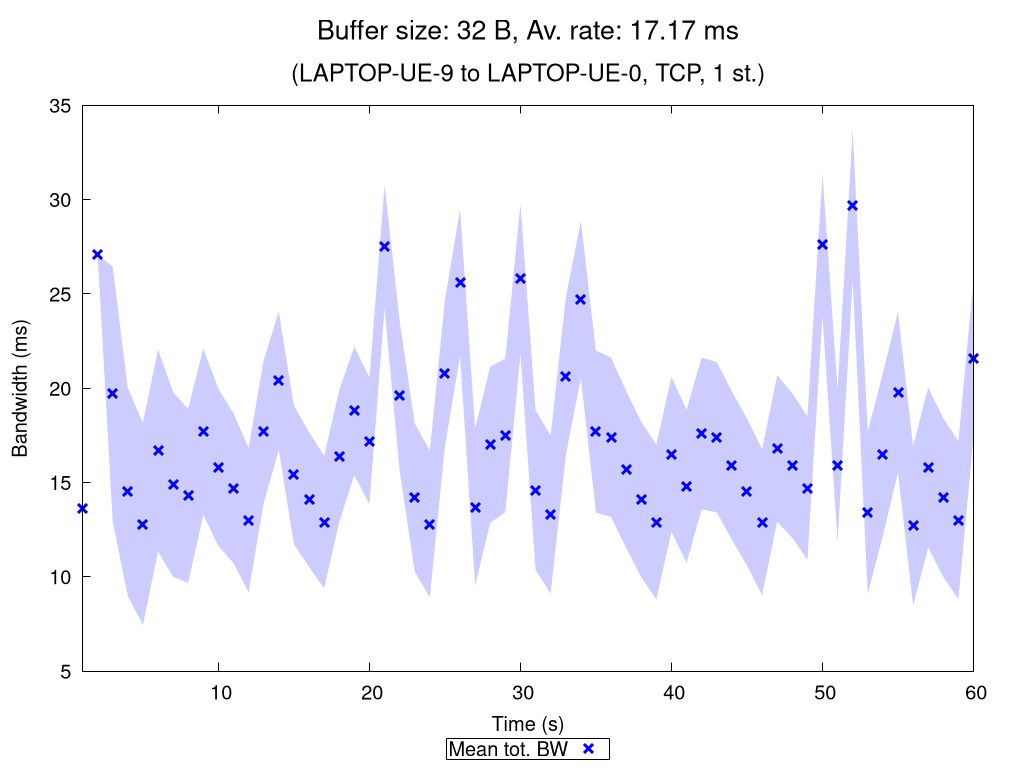

The gnuplot source for this figure:
set terminal pngcairo nocrop enhanced size 1024,768 font "Verdana,15"
set output "TCP_1_st_2020_11_06_01-17-22_two2one_00032B.png"

set title "{/=20 Buffer size: 32 B, Av. rate: 17.17 ms}\n\n{/=18 (LAPTOP-UE-9 to LAPTOP-UE-0, TCP, 1 st.)}"

set xlabel "Time (s)"
set ylabel "Bandwidth (ms)"
set ytics nomirror
set key bmargin center horizontal box samplen 1 width -1
set bmargin 4.6
set rmargin 4.5

rf = 1.0  # rate factor
set style fill transparent solid 0.2 noborder
set autoscale xfix
plot "TCP_1_st_2020_11_06_01-17-22_two2one_00032B_iperf_processed.dat" using 1:($2/rf-$3/rf):($2/rf+$3/rf) with filledcurves lc rgb "blue" notitle, \
     "" using 1:($2/rf) with points pt 2 ps 1.5 lw 3 lc rgb "blue" title "Mean tot. BW", \
